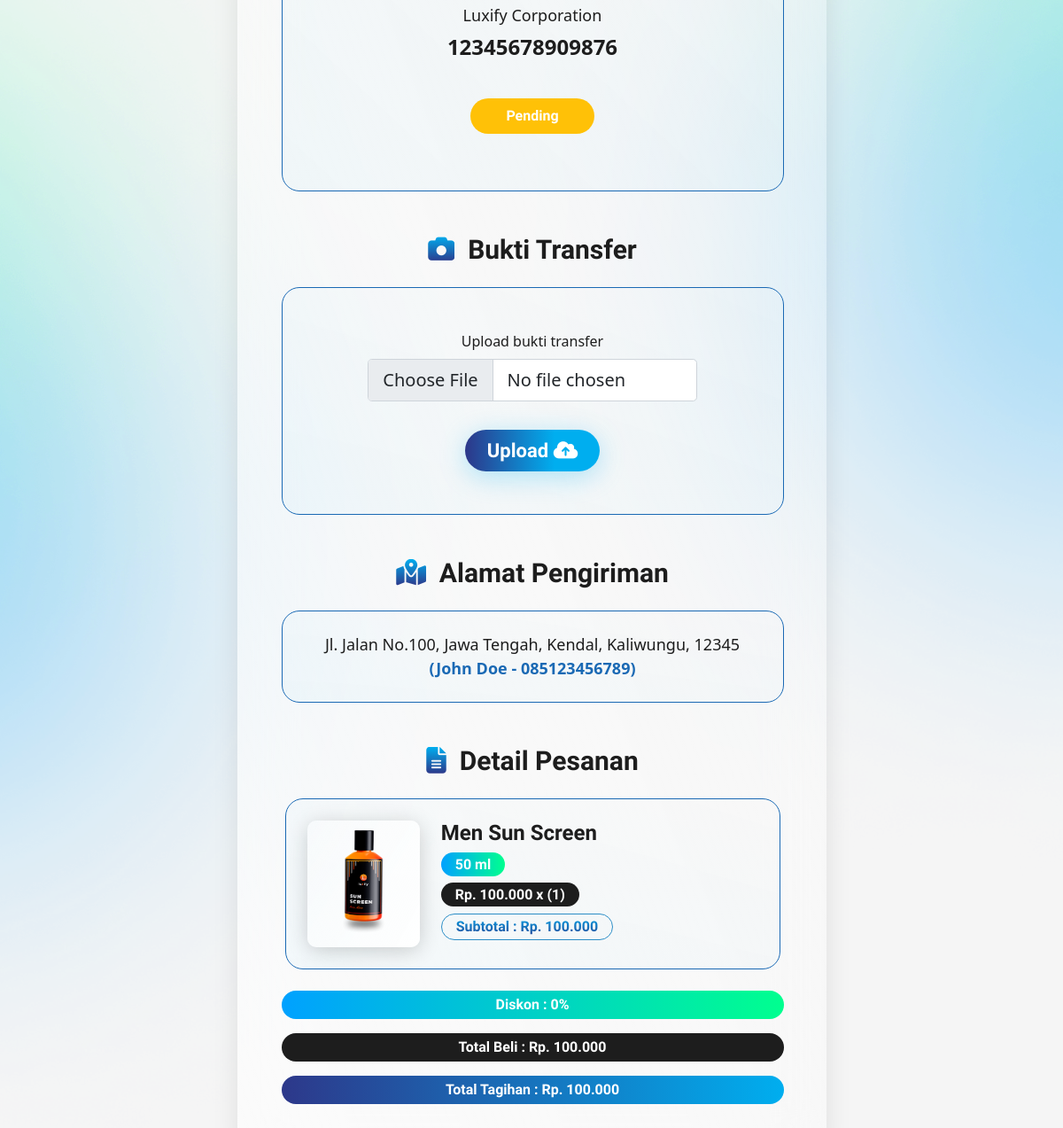
The page /transactions/invoice.php?id=19 (signed in, lower part) on the database as committed earlier.
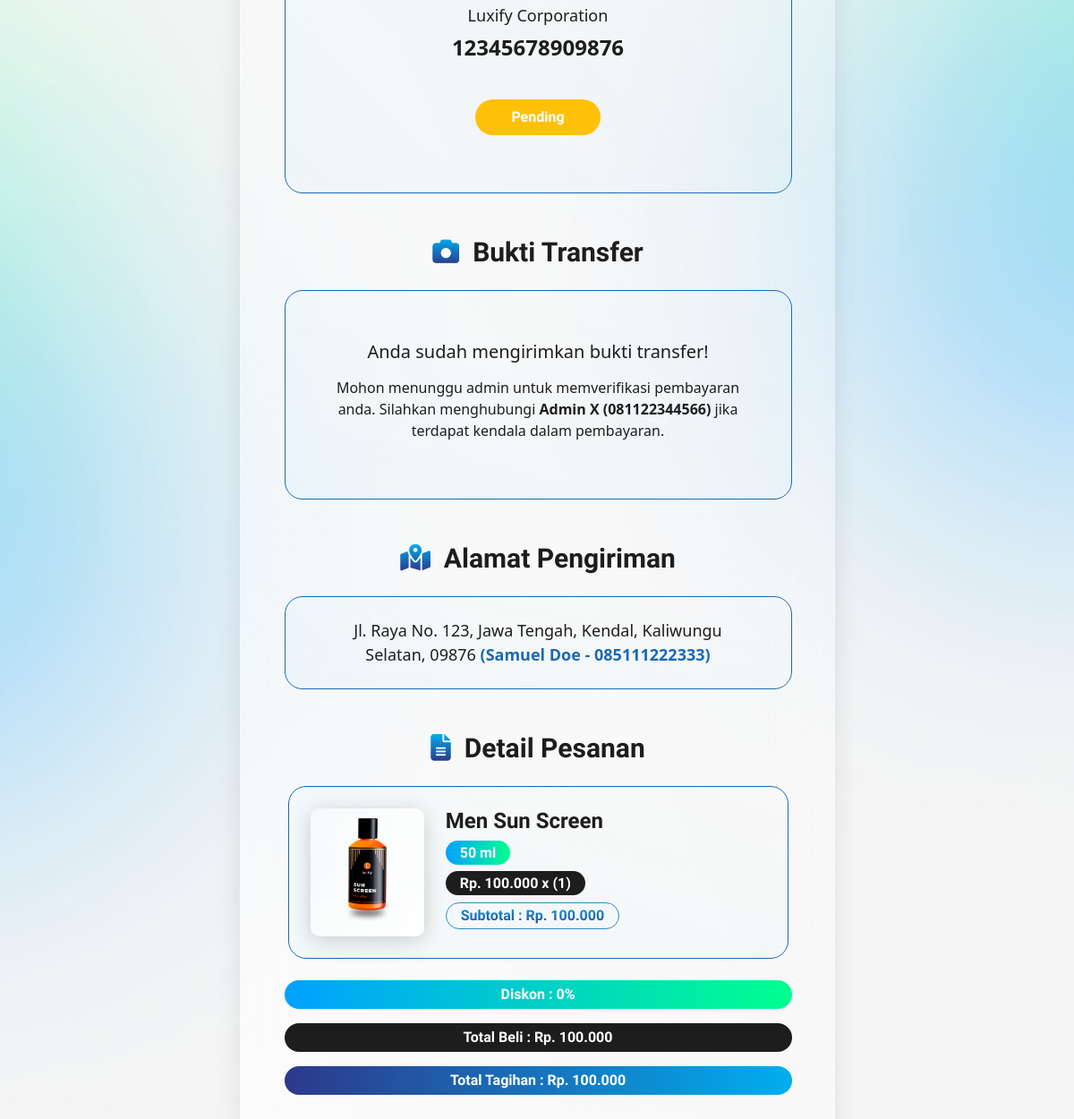
The same page on the database as committed later.
### tables this page shows
CREATE TABLE `transactions` (
  `id` bigint(20) NOT NULL,
  `payment` varchar(50) NOT NULL,
  `status` varchar(25) NOT NULL,
  `user_id` bigint(20) NOT NULL,
  `address_id` bigint(20) NOT NULL
);

CREATE TABLE `addresses` (
  `id` bigint(20) NOT NULL,
  `name` varchar(255) NOT NULL,
  `telp` varchar(255) NOT NULL,
  `prov` varchar(255) NOT NULL,
  `city` varchar(255) NOT NULL,
  `kec` varchar(255) NOT NULL,
  `zip_code` varchar(255) NOT NULL,
  `address` varchar(255) NOT NULL,
  `user_id` bigint(20) NOT NULL
);

### transactions/invoice.php (the view, shortened to what the changed rows need)
<?php
require_once '../connection.php';
$transaction_id = $_GET['id'];
$sql = "SELECT transactions.id AS 'transactionID', transactions.user_id AS 'userID',
               transactions.payment, transactions.status, addresses.name, addresses.telp,
               addresses.prov, addresses.city, addresses.kec, addresses.zip_code, addresses.address
               FROM `transactions`
               INNER JOIN addresses ON addresses.id = transactions.address_id
               WHERE transactions.id = $transaction_id";
$result = mysqli_query($conn, $sql);
$rows = [];
while ($row = mysqli_fetch_assoc($result)) {
   $rows[] = $row;
}
$transaction = $rows[0];
$sql = "SELECT COUNT(id) AS 'jumlahSlip' FROM `transfer_slips` WHERE transaction_id = $transaction_id;";
$result = mysqli_query($conn, $sql);
$rows = [];
while ($row = mysqli_fetch_assoc($result)) {
   $rows[] = $row;
}
$slip = $rows[0];
?>
<!DOCTYPE html>
<html lang="en">
<head>
   <link href="../libraries/bootstrap-5.1.3-dist/css/bootstrap.css" rel="stylesheet">
   <link href="../styles/main.css" rel="stylesheet">
   <link href="../styles/about.css" rel="stylesheet">
   <link href="../styles/invoice.css" rel="stylesheet">
</head>
<body>
   <section class="kopeey-hero">
      <div class="container my-5">
         <div class="row justify-content-center">
            <div class="col-12 col-lg-7 cart-card p-5" id="cartContainer">
               <?php if ($transaction['payment'] != 'cod' and $transaction['status'] != 'success') : ?>
                  <div class="mb-4 text-center">
                     <h2>
                        <i class="fas fa-camera"></i>
                        &nbsp;Bukti Transfer
                     </h2>
                  </div>
                  <div class="cart-item-container invoice py-5 mb-5 gx-md-5">
                     <form action="add-transfer-slip.php?id=<?= $transaction['transactionID']; ?>" method="POST" enctype="multipart/form-data">
                        <div class="row g-3 text-center">
                           <?php if ($slip['jumlahSlip'] < 1) { ?>
                              <div class="col-md-8 col-10 mx-auto mb-3">
                                 <div>
                                    <label for="imageSlip" class="form-label">Upload bukti transfer</label>
                                    <input type="file" accept="image/*" name="image" class="form-control form-control-lg" id="imageSlip" required>
                                 </div>
                              </div>
                              <div class="col-lg-8 mx-auto">
                                 <button type="submit" name="upload" class="btn btn-upload px-4">
                                    Upload
                                    <i class="fas fa-cloud-upload-alt"></i>
                                 </button>
                              </div>
                           <?php } else { ?>
                              <?php if ($transaction['status'] == 'pending') { ?>
                                 <div class="col-10 mx-auto">
                                    <p class="my-2 alamat">
                                    <h5 class="mb-3">Anda sudah mengirimkan bukti transfer!</h5>
                                    Mohon menunggu admin untuk memverifikasi pembayaran anda.
                                    Silahkan menghubungi <b>Admin X (081122344566)</b> jika terdapat kendala dalam pembayaran.
                                    </p>
                                 </div>
                              <?php } else if ($transaction['status'] == 'failed') { ?>
                                 <div class="col-10 mx-auto">
                                    <p class="my-2 alamat">
                                    <h5 class="mb-3">Terjadi masalah dalam proses verfifikasi pembayaran anda!</h5>
                                    Silakan menghubungi <b>Admin X (081122344566)</b> untuk mendapatkan bantuan secepatnya.
                                    </p>
                                 </div>
                              <?php } ?>
                           <?php } ?>
                        </div>
                     </form>
                  </div>
               <?php endif; ?>
               <div class="mb-4 text-center">
                  <h2>
                     <i class="fas fa-map-marked-alt"></i>
                     &nbsp;Alamat Pengiriman
                  </h2>
               </div>
               <div class="cart-item-container invoice py-3 mb-5 gx-md-5">
                  <div class="row g-3 text-center">
                     <div class="col-10 mx-auto">
                        <p class="my-2 alamat">
                           <?= $transaction['address']; ?>, <?= $transaction['prov']; ?>, <?= $transaction['city']; ?>, <?= $transaction['kec']; ?>, <?= $transaction['zip_code']; ?>
                           <b>(<?= $transaction['name'] . " - " . $transaction['telp']; ?>)</b>
                        </p>
                     </div>
                  </div>
               </div>
               <div class="mb-4 text-center">
                  <h2>
                     <i class="fas fa-file-alt"></i>
                     &nbsp;Detail Pesanan
                  </h2>
               </div>
            </div>
         </div>
      </div>
   </section>
</body>
</html>

Rows that differ between the two databases and show on the page:
changed transactions "Jawa Tengah": address.address "Jl. Jalan No.100" → "Jl. Raya No. 123"; address.kec "Kaliwungu" → "Kaliwungu Selatan"; address.zip_code "12345" → "09876"; address.name "John Doe" → "Samuel Doe"; address.telp "085123456789" → "085111222333"
Other text that changed with them:
text no longer shown: "Upload bukti transfer Upload"
text now shown: "Anda sudah mengirimkan bukti transfer! Mohon menunggu admin untuk memverifikasi pembayaran anda. Silahkan menghubungi Admin X (081122344566) jika terdapat kendala dalam pembayaran."
